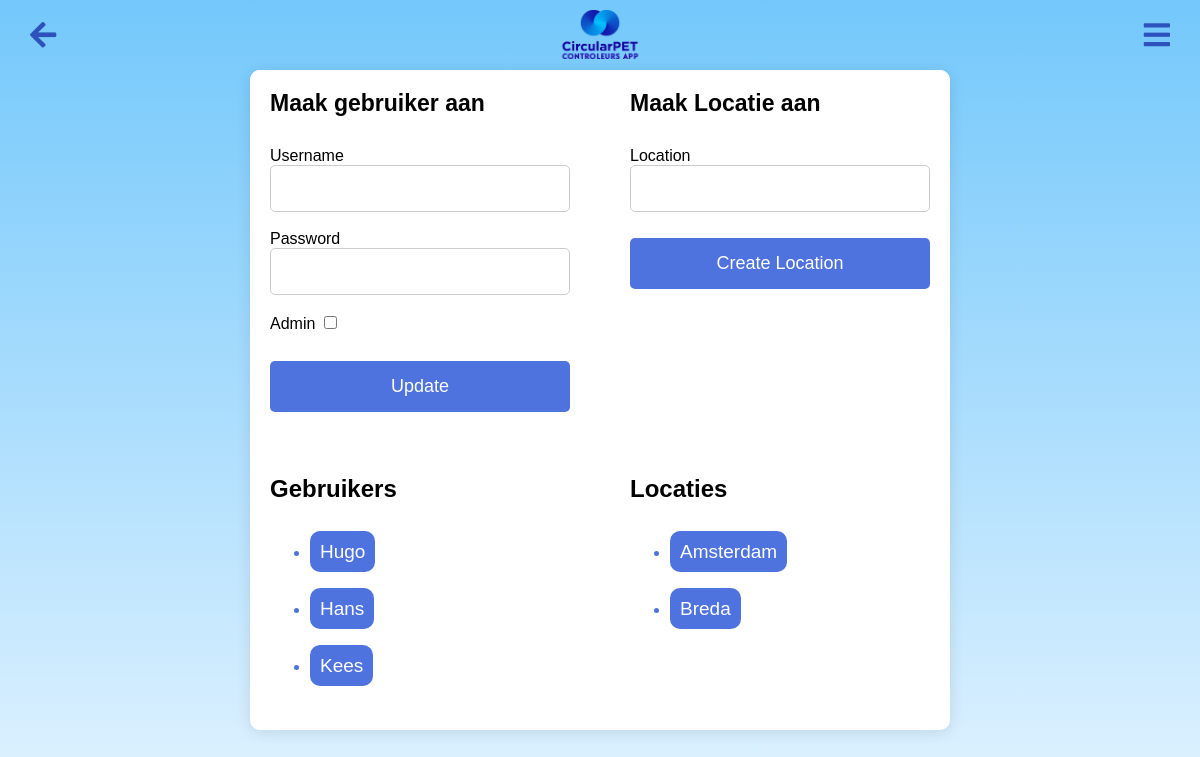
/admin, run on an earlier commit of the app's database.
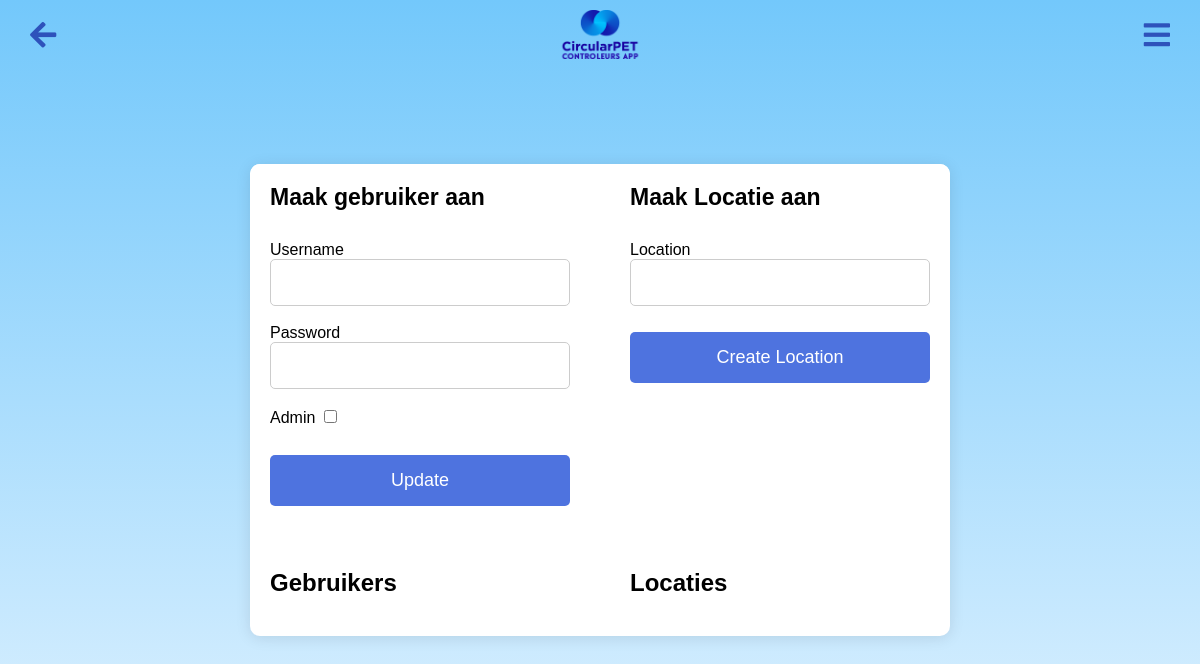
And on a later commit of the database.
### app.py (models this page shows, shortened)
class User(db.Model, UserMixin):  # Extend User model with UserMixin
    id = db.Column(db.Integer, primary_key=True)
    username = db.Column(db.String(80), unique=True, nullable=False)
    password = db.Column(db.String(120), nullable=False)
    is_admin = db.Column(db.Boolean, default=False, nullable=False)
    location_id = db.Column(db.Integer, db.ForeignKey('location.id'), nullable=True)
    location = db.relationship('Location', backref=db.backref('users', lazy=True))
    group = db.Column(db.String(120), nullable=True)
    badges = db.Column(db.Integer, default=0)

class Location(db.Model):
    __tablename__ = 'location'
    __table_args__ = {'extend_existing': True}
    id = db.Column(db.Integer, primary_key=True)
    name = db.Column(db.String(120), unique=True, nullable=False)
    zakken = db.Column(db.Integer, nullable=False, default=0)
    bekers = db.Column(db.Integer, nullable=False, default=0)
    url = db.Column(db.String(500), nullable=True)

### app.py (the view, shortened to what this page needs)
@app.route('/admin', methods=['GET', 'POST'])
def admin():
    form = UserForm()
    location_form = LocationForm()
    users = User.query.all()
    if location_form.validate_on_submit():
        location = Location(name=location_form.name.data)
        db.session.add(location)
        db.session.commit()
        flash('Location created successfully!', 'success')
    locations = Location.query.all()
    return render_template('admin.html', form=form, location_form=location_form, users=users, locations=locations)

### app.py
class UserForm(FlaskForm):
    username = StringField('Username', validators=[DataRequired()])
    password = PasswordField('Password', validators=[DataRequired()])
    location = QuerySelectField('Location', query_factory=lambda: Location.query, allow_blank=True, get_label='name')
    is_admin = BooleanField('Admin')  # Add this line to include an admin checkbox
    submit = SubmitField('Update')

class LocationForm(FlaskForm):
    name = StringField('Location', validators=[DataRequired()])
    submit = SubmitField('Create Location')

### templates/admin.html (shortened to what this page needs)
<html lang="en">
<head>
    <link rel="stylesheet" href="{{ url_for('static', filename='main.css') }}">
    <link rel="stylesheet" href="https://cdnjs.cloudflare.com/ajax/libs/font-awesome/5.15.1/css/all.min.css">
</head>
<body>
    <img src="{{ url_for('static', filename='logo.png') }}" alt="CircularPET Logo" class="logo2">
    <a href="javascript:history.back()" class="back-button"><i class="fas fa-arrow-left"></i></a>
    <div class="gear-icon-container"> <i id="toggleSidebar" class="fa fa-bars"></i></div>
    <div class="cube-container">
        <div class="login-form">
            <form method="POST">
                <h2 class="cube-titel">Maak gebruiker aan</h2>
                {{ form.username.label }} {{ form.username() }} <br><br>
                {{ form.password.label }} {{ form.password() }} <br><br>
                {{ form.is_admin.label }} {{ form.is_admin() }} <br><br>
                {{ form.submit() }}
            </form>
            <div class="list-section">
                <h2>Gebruikers</h2>
                <ul id="userList">
                    {% for user in users %}
                    <li id="user-{{ user.id }}">
                        <a href="{{ url_for('user_dashboard', user_id=user.id) }}">{{ user.username }}</a>
                    </li>
                    {% endfor %}
                </ul>
            </div>
        </div>
        <div class="login-form">
            <form method="POST">
                <h2 class="cube-titel">Maak Locatie aan</h2>
                <p>
                    {{ location_form.name.label }}<br>
                    {{ location_form.name(size=20) }}
                </p>
                <p>{{ location_form.submit() }}</p>
            </form>
            <div class="list-section">
                <h2>Locaties</h2>
                <ul>
                    {% for location in locations %}
                    <li><a
                            href="{{ url_for('location', user_id=user.id if user else 0, location_id=location.id if location else 0) }}?user_id=1&from_admin=true">{{
                            location.name }}</a></li>
                    {% endfor %}
                </ul>
            </div>
        </div>
    </div>
</body>
</html>

What changed in the data, as far as the page shows it:
removed User: username "Hugo"
removed User: username "Hans"
removed User: username "Kees"
removed Location: name "Amsterdam"
removed Location: name "Breda"
